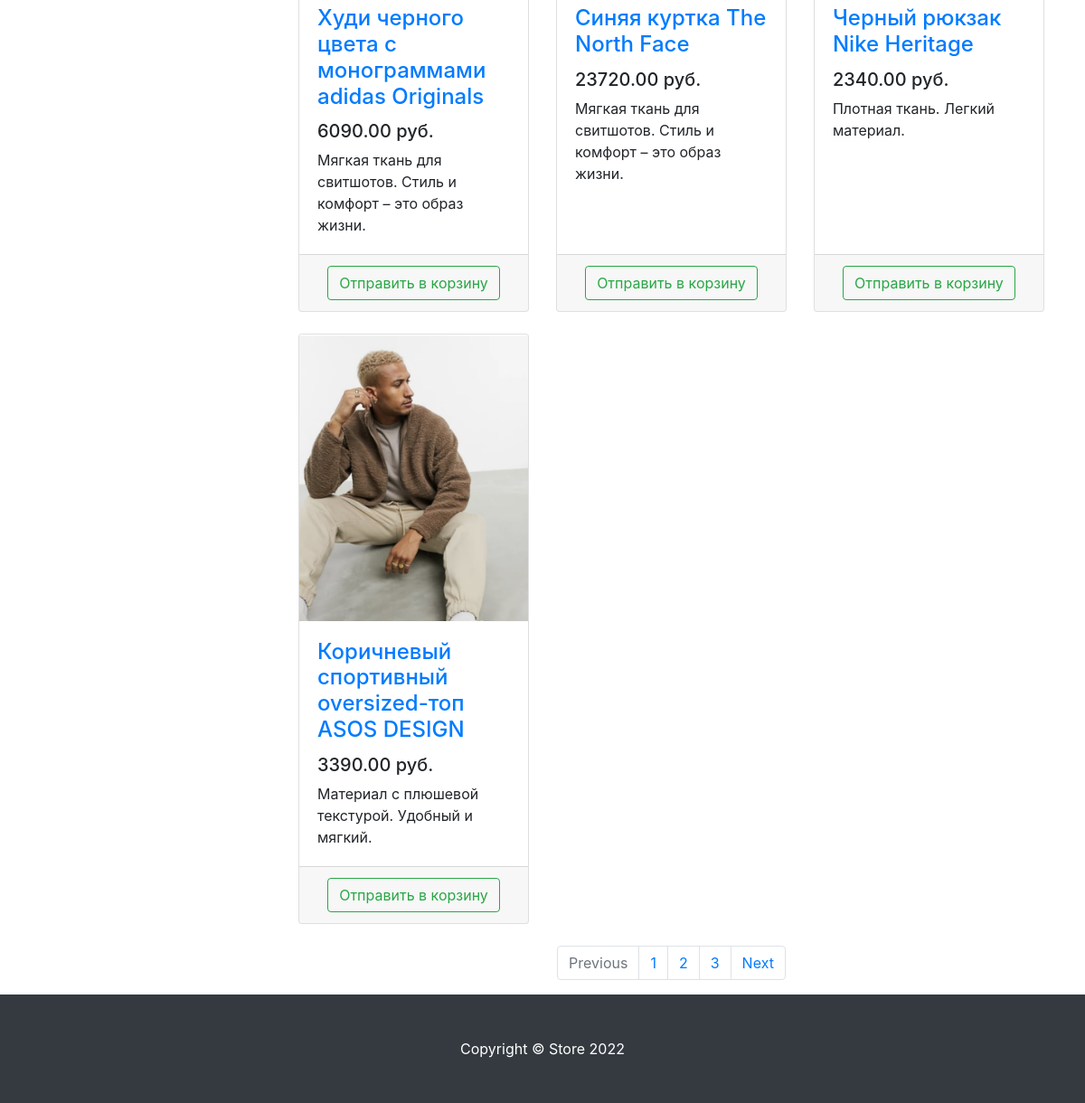
/products/ (lower part), run on an earlier commit of the app's database.
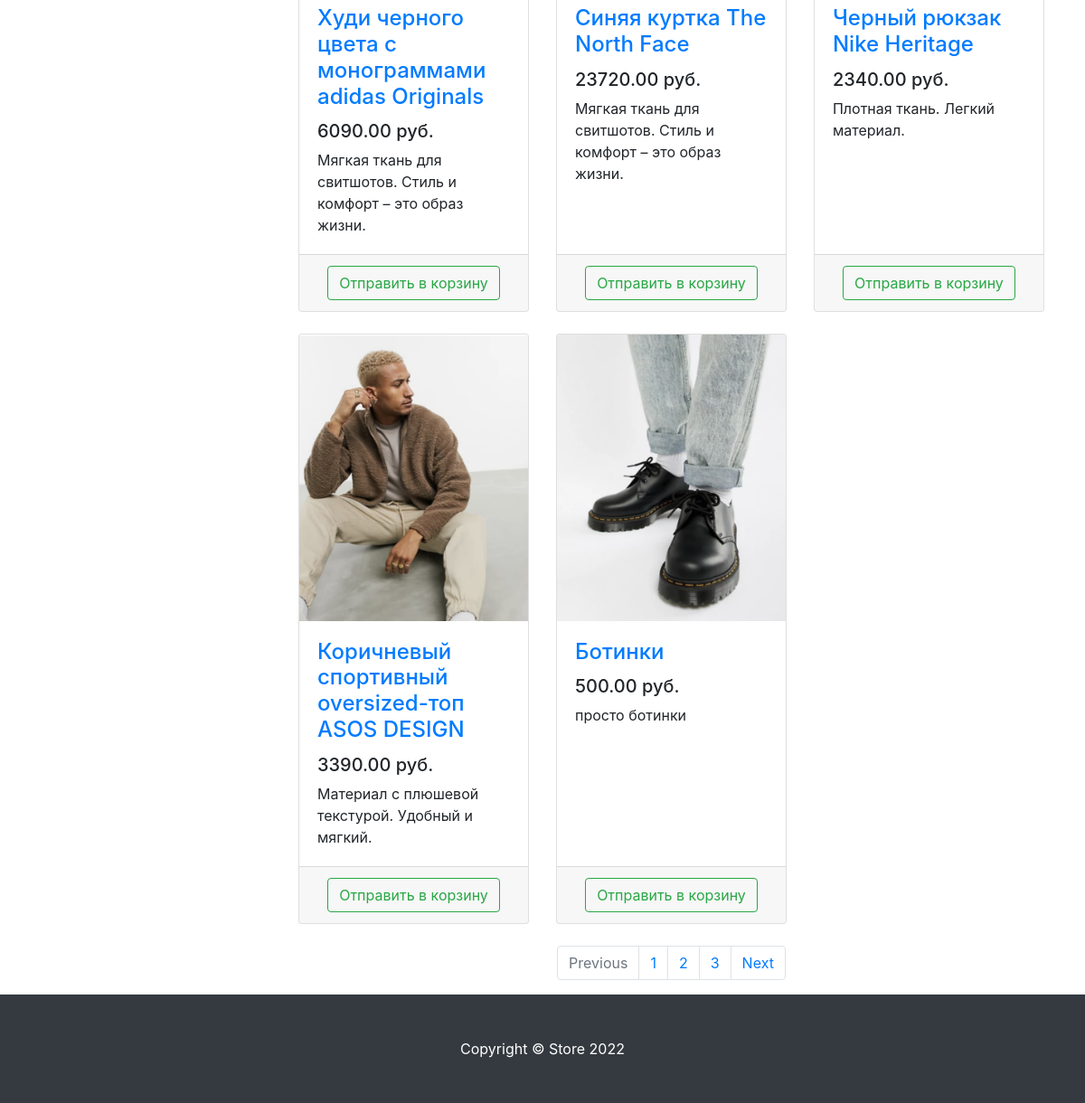
And on a later commit of the database.
### products/models.py (models this page shows, shortened)
class Product(models.Model):
    name = models.CharField(max_length=256, unique=True)
    description = models.TextField()
    price = models.DecimalField(max_digits=8, decimal_places=2)
    quantity = models.PositiveIntegerField(default=0)
    image = models.ImageField(upload_to='Products_images')
    category = models.ForeignKey(to=ProductCategory, on_delete=models.CASCADE)
    slug = models.CharField(max_length=256)

### products/views.py (the view)
# urls.py: path('', products, name='index'),
def products(request):
    context = {
        'title' : 'Продукты',
        'products' : Product.objects.all(),
        'categorys' : ProductCategory.objects.all(),
    }
    return render(request, 'products/products.html', context)

### products/templates/products/products.html (shortened to what this page needs)
{% extends 'products/base.html' %}
{% load static %}
{% block css %}
    <link href="{% static 'vendor/css/products.css' %}" rel="stylesheet">
{% endblock %}
{% block content %}
    <div class="container">
        <div class="row">
            <div class="col-lg-3">
            </div>
            <div class="col-lg-9">
                <div class="row">
                    {%for product in products%}
                        <div class="col-lg-4 col-md-6 mb-4">
                            <div class="card h-100">
                                <a href="#">
                                    <img class="card-img-top"
                                         src={{product.image.url}}
                                         alt="">
                                </a>
                                <div class="card-body">
                                    <h4 class="card-title">
                                        <a href="{{product.slug}}">{{product.name}}</a>
                                    </h4>
                                    <h5>{{product.price}} руб.</h5>
                                    <p class="card-text">{{product.description}}</p>
                                </div>
                                <div class="card-footer text-center">
                                    <button type="button" class="btn btn-outline-success">Отправить в корзину</button>
                                </div>
                            </div>
                        </div>
                    {% endfor %}
                </div>
                <nav aria-label="Page navigation example">
                    <ul class="pagination justify-content-center">
                        <li class="page-item disabled">
                            <a class="page-link" href="#" tabindex="-1" aria-disabled="true">Previous</a>
                        </li>
                        <li class="page-item"><a class="page-link" href="#">1</a></li>
                        <li class="page-item"><a class="page-link" href="#">2</a></li>
                        <li class="page-item"><a class="page-link" href="#">3</a></li>
                        <li class="page-item">
                            <a class="page-link" href="#">Next</a>
                        </li>
                    </ul>
                </nav>
            </div>
        </div>
    </div>
{% endblock %}
{% block footer %}
    <footer class="py-5 bg-dark">
        <div class="container">
            <p class="m-0 text-center text-white">Copyright &copy; Store 2022</p>
        </div>
    </footer>
{% endblock %}

### products/templates/products/base.html (shortened to what this page needs)
{% load static %}
<!DOCTYPE html>
<html lang="en">
<head>
    <link href= "{% static 'vendor/bootstrap/css/bootstrap.min.css' %}" rel="stylesheet">
{% block css %} {% endblock %}
</head>
<body>
{% block content %} {% endblock %}
{% block footer %} {% endblock %}
</body>
</html>

What changed in the data, as far as the page shows it:
added Product: image (picture), name "Ботинки", price "500.00", description "просто ботинки"
